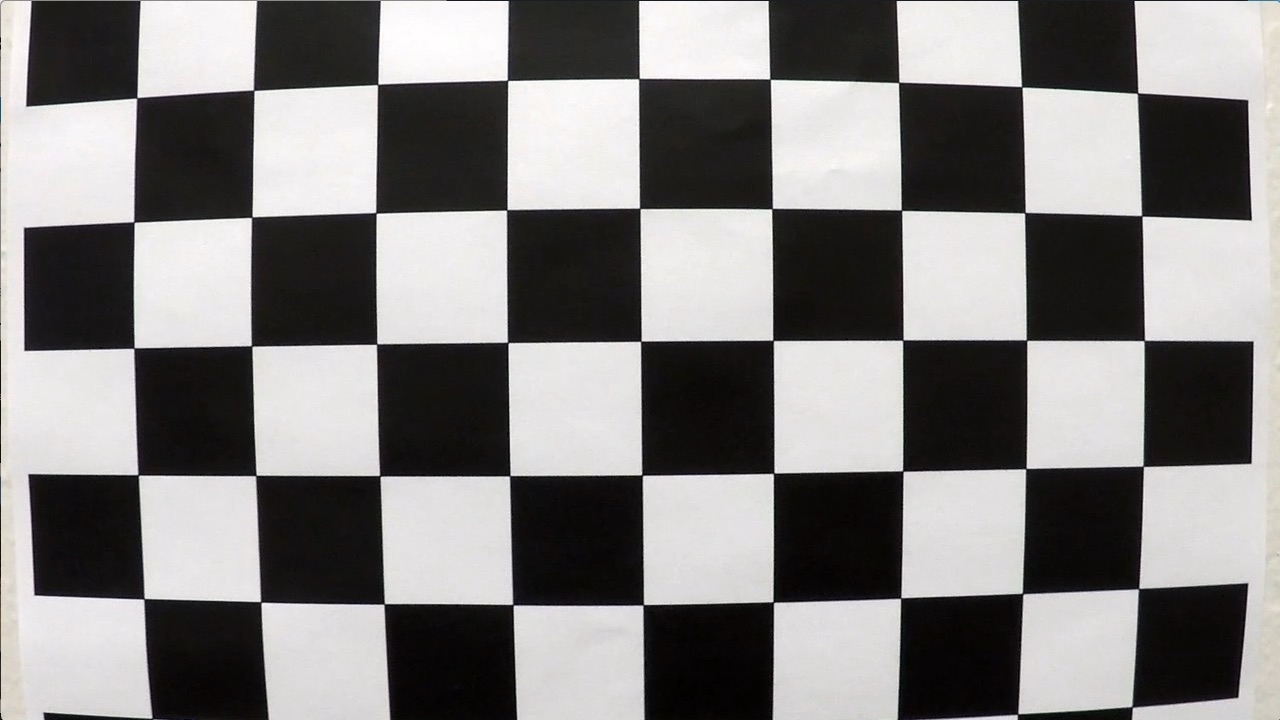
#> input picture camera_cal/calibration1.jpg, 1280 x 720 px; its folder holds 4 pictures in this run
$ python test.py   (older library calls are emulated)
#> lines starting #> are read from the running program, lines starting #| are printed output that depends on the picture; after the words box and inside, x2 and y2 are one past the last pixel; in counts of white or black regions, pixels touching at a corner belong together
import numpy as np
import cv2
import matplotlib.pyplot as plt
import glob

#camera calibration
nx = 9
ny = 6
objpoints, imagepoints = [], []
objp = np.zeros((nx*ny, 3), np.float32)
objp[:,:2] = np.mgrid[0:nx, 0:ny].T.reshape(-1,2)
calibration_images = glob.glob('camera_cal/calibration*')

for i, filename in enumerate(calibration_images):
    img = cv2.imread(filename)
#> img is the input picture: shape (720, 1280, 3); mean B, G, R 127.8, 128.4, 130.1
    gray = cv2.cvtColor(img, cv2.COLOR_BGR2GRAY)
    ret, corners = cv2.findChessboardCorners(gray, (nx, ny), None)
#> ret = False; corners = None
    if ret == True:
        objpoints.append(objp)
        imagepoints.append(corners)
        cv2.drawChessboardCorners(img, (nx, ny), corners, ret)
#> pass 2 of the loop `for i, filename in enumerate(calibration_images):`:
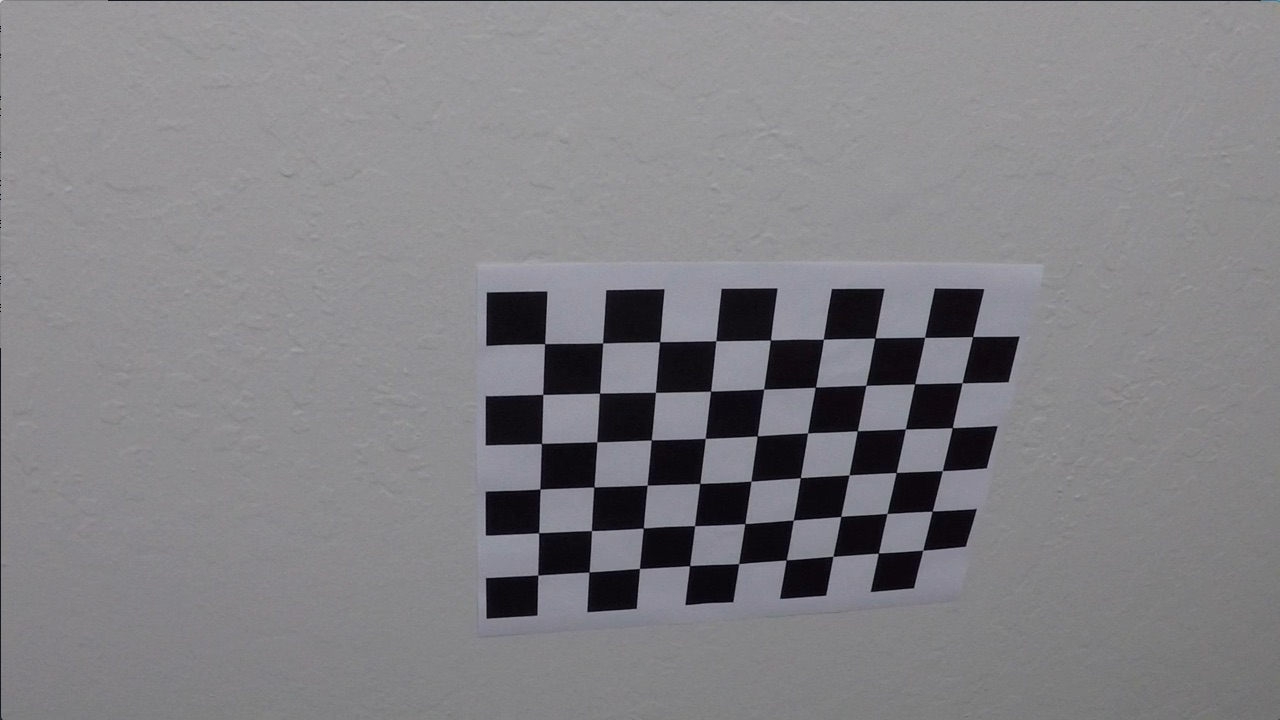
#> input picture camera_cal/calibration10.jpg, 1280 x 720 px
#> img is the input picture: shape (720, 1280, 3); mean B, G, R 133.1, 129.4, 130.2
#> ret = True; corners = 54 rows, first 8: [545.3, 343.1], [602.7, 342.8], [660.1, 341.3], [715.8, 340.7], [770.6, 340], [823.5, 339.2], [874.3, 338.5], [925.1, 337.4]
#> `cv2.drawChessboardCorners(img, (nx, ny), corners, ret)`:
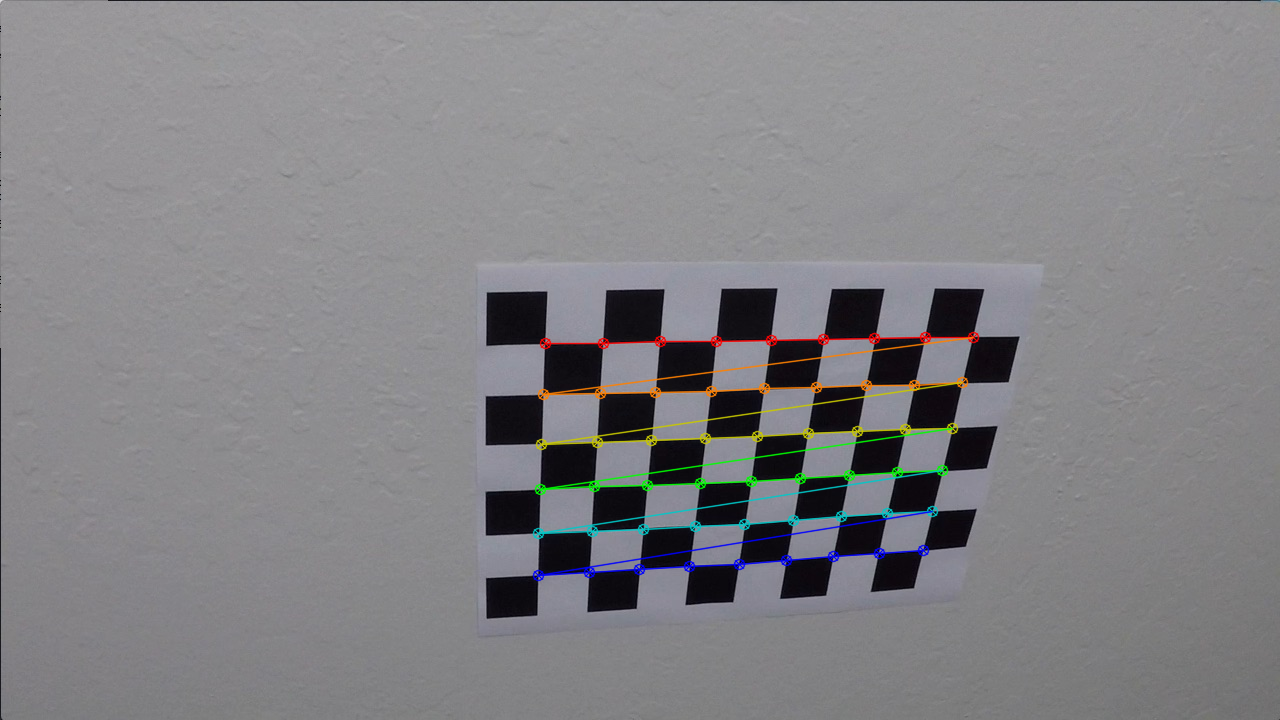
#> img: shape (720, 1280, 3); 1.91% of pixels changed, all inside (x1, y1, x2, y2) = (532, 331, 980, 582)
        #plt.figure()
        #plt.imshow(img)
#plt.show()

test_image = cv2.imread('test_images/straight_lines1.jpg')
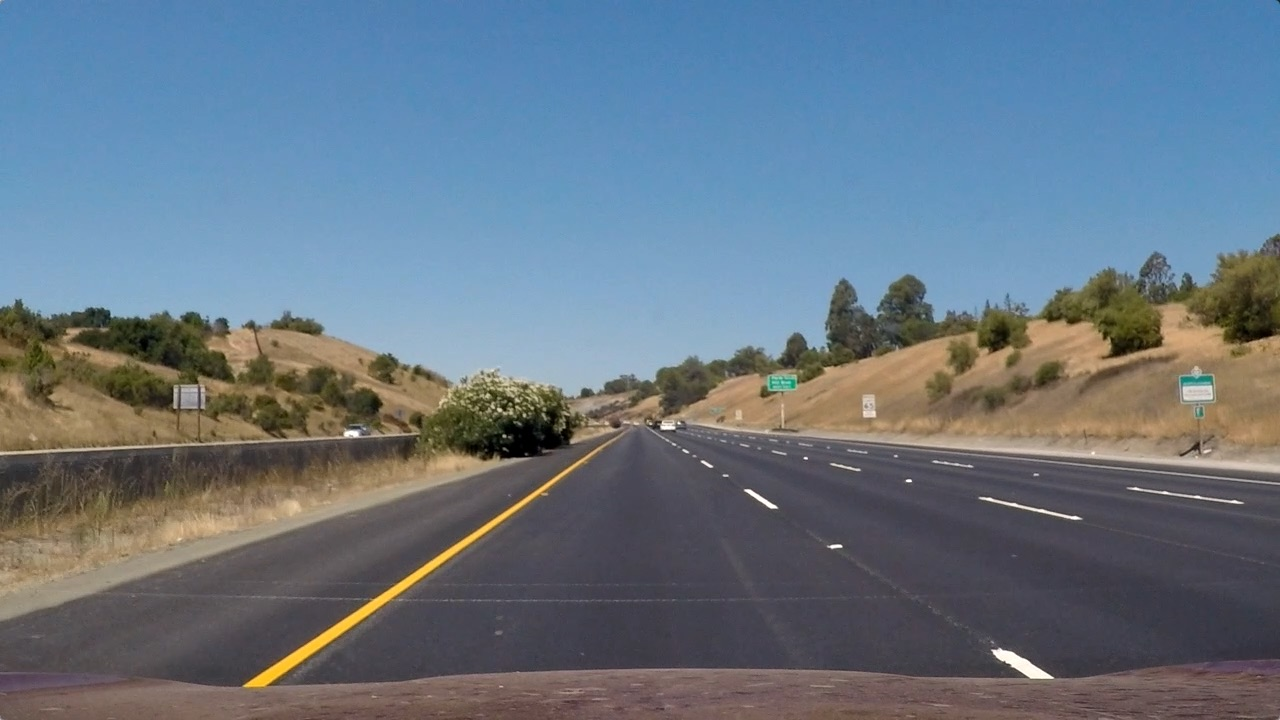
#> input picture test_images/straight_lines1.jpg, 1280 x 720 px
#> test_image is the input picture: shape (720, 1280, 3); mean B, G, R 131.2, 117.7, 103.2
test_images = glob.glob('test_images/*')
ret, mtx, dist, rvecs, tvecs = cv2.calibrateCamera(objpoints, imagepoints, test_image.shape[:2], None, None)
images = []
for i, filename in enumerate(test_images):
    img = cv2.imread(filename)
    dst = cv2.undistort(img, mtx, dist, None, mtx)
    images.append(dst)
    #plt.figure()
    #plt.imshow(dst)
#plt.show()

#useful methods for image processing
# [9 lines left out: functions show_gray, show, not called in this run]

def abs_sobel_thresh(img, orient='x', thresh_min=0, thresh_max=255):
    #gray = cv2.cvtColor(img, cv2.COLOR_RGB2GRAY)
    gray=img
    sobel = cv2.Sobel(gray, cv2.CV_64F, 1, 0) if orient == 'x' else cv2.Sobel(gray, cv2.CV_64F, 0, 1)
    abs_sobel = np.absolute(sobel)
    scaled = np.uint8(255*abs_sobel/np.max(abs_sobel))
    binary = np.zeros_like(scaled)
    binary[(scaled <= thresh_max) & (scaled >= thresh_min)] = 1
    return binary

# [10 lines left out: function mag_thresh, not called in this run]

'''
Direction of the gradient is computed with arctan(sobely/sobelx)
'''
def dir_threshold(img, sobel_kernel=3, thresh=(0, np.pi/2)):
    #gray = cv2.cvtColor(img, cv2.COLOR_RGB2GRAY)
    gray = img
    sobelx = cv2.Sobel(gray, cv2.CV_64F, 1, 0, ksize=sobel_kernel)
    sobely = cv2.Sobel(gray, cv2.CV_64F, 0, 1, ksize=sobel_kernel)
    abs_sobelx = np.absolute(sobelx)
    abs_sobely = np.absolute(sobely)
    direction = np.arctan2(abs_sobely, abs_sobelx)
    binary = np.zeros_like(direction)
    binary[(direction <= thresh[1]) & (direction >= thresh[0])] = 1
    return binary

def s_select_thresh(img, thresh=(0, 255)):
    hls = cv2.cvtColor(img, cv2.COLOR_RGB2HLS)
    s = hls[:,:,2]
    binary_output = np.zeros_like(s)
    binary_output[(s <= thresh[1]) & (s > thresh[0])] = 1
    return binary_output

def s_select(img):
    hls = cv2.cvtColor(img, cv2.COLOR_RGB2HLS)
    s = hls[:,:,2]
    return s

thresholded_images = []
for image in images:
    hls = s_select_thresh(image, (170, 255))
    s = s_select(image)
    sobelx = abs_sobel_thresh(s, 'x', 20, 100)
    #sobely = abs_sobel_thresh(s, 'y', 20, 100)
    #sobelxy = mag_thresh(s, 3, (20, 50))
    dr = dir_threshold(s, 3,(0.7, 1.3))
    combined = np.zeros_like(s)
    combined[((dr == 1) & (sobelx == 1)) | (hls == 1)] = 1
    thresholded_images.append(combined)
#> this loop made 1 pass
#> pass 1, `hls = s_select_thresh(image, (170, 255))`:
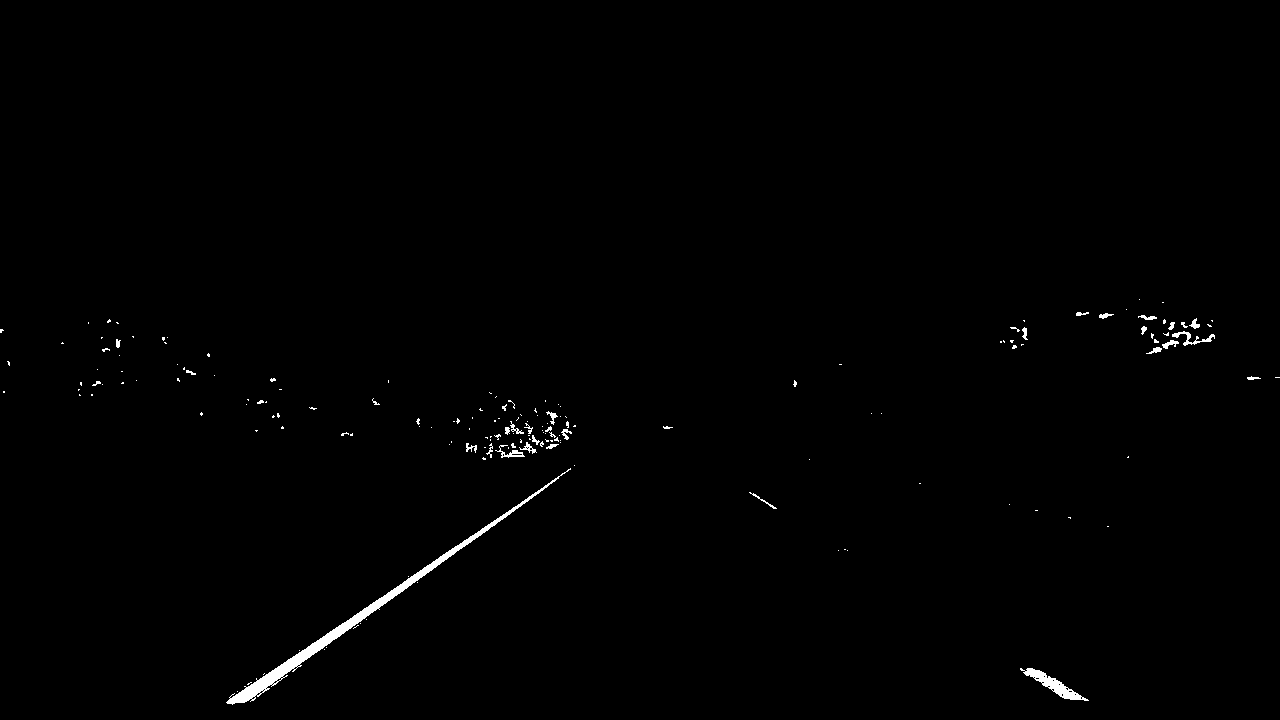
#> hls: shape (720, 1280); values 0 (black) and 1 (white), 0.62% white; 171 white regions (141 under 20 px), largest, box (x1, y1, x2, y2) and area: (226, 468, 571, 705) 2945, (1020, 668, 1089, 701) 618, (1172, 331, 1215, 346) 186
#> pass 1, in abs_sobel_thresh, `sobel = cv2.Sobel(gray, cv2.CV_64F, 1, 0) if orient == 'x' else cv2.So..`:
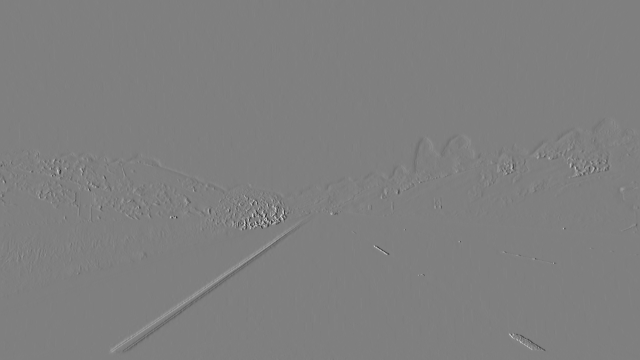
#> sobel: shape (720, 1280) float64 (shown at 1/2 size); min -1020, max 1020, mean -0.1; drawn with min black and max white
    #show_gray([combined])
#plt.show()

#perspective transform
# [10 lines left out: function region_of_interest, not called in this run]

transformed_images = []

for i, image in enumerate(thresholded_images):
    imshape = image.shape
    a = (210,imshape[0]-50)
    b = ((imshape[1]/2)-180, 520)
    c = ((imshape[1]/2)+180, 520)
    d = (imshape[1]-210,imshape[0]-50)
    src = np.array([[a, b, c, d]], dtype=np.float32)
    #selected = region_of_interest(image, src)
    offsetx = 200
    offsety = 50
    dst = np.float32([[offsetx,imshape[0]-offsety],
                      [offsetx,offsety],
                      [imshape[1]-offsetx, offsety],
                      [imshape[1]-offsetx, imshape[0]-offsety]])
    M = cv2.getPerspectiveTransform(src, dst)
    warped = cv2.warpPerspective(image, M, (imshape[1], imshape[0]), flags=cv2.INTER_LINEAR)
    transformed_images.append(warped)
#> this loop made 1 pass
#> pass 1, `warped = cv2.warpPerspective(image, M, (imshape[1], imshape[0]), flags..`:
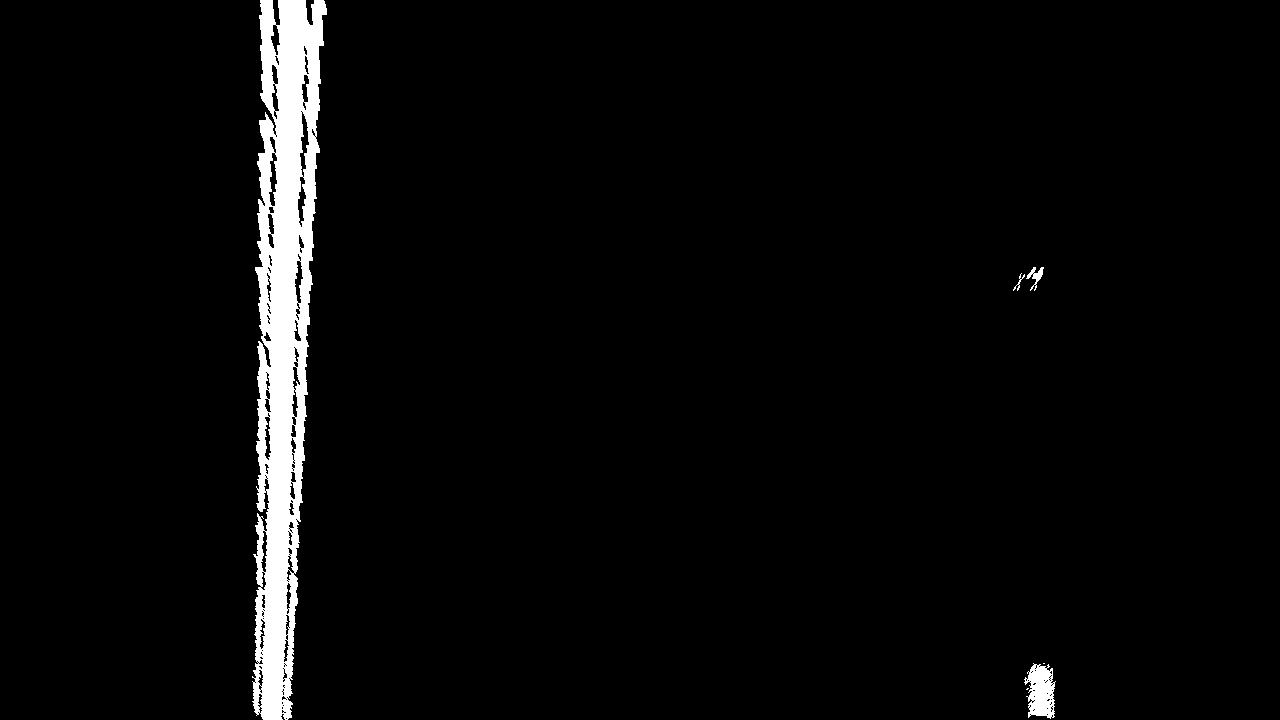
#> warped: shape (720, 1280); values 0 (black) and 1 (white), 3.5% white; 6 white regions (2 under 20 px), largest, box (x1, y1, x2, y2) and area: (252, 0, 327, 720) 30835, (1024, 663, 1056, 719) 1188, (1026, 267, 1044, 291) 157, (1013, 273, 1025, 291) 47
    # [5 lines of commented-out code are left out]

for binary_warped in transformed_images:
    # Assuming you have created a warped binary image called "binary_warped"
    # Take a histogram of the bottom half of the image
    histogram = np.sum(binary_warped[:,:], axis=0)
    # Create an output image to draw on and  visualize the result
    out_img = np.dstack((binary_warped, binary_warped, binary_warped))*255
    # Find the peak of the left and right halves of the histogram
    # These will be the starting point for the left and right lines
    midpoint = np.int(histogram.shape[0]/2)
    leftx_base = np.argmax(histogram[:midpoint])
    rightx_base = np.argmax(histogram[midpoint:]) + midpoint

    # Choose the number of sliding windows
    nwindows = 9
    # Set height of windows
    window_height = np.int(binary_warped.shape[0]/nwindows)
    # Identify the x and y positions of all nonzero pixels in the image
    nonzero = binary_warped.nonzero()
    nonzeroy = np.array(nonzero[0])
    nonzerox = np.array(nonzero[1])
    # Current positions to be updated for each window
    leftx_current = leftx_base
    rightx_current = rightx_base
    # Set the width of the windows +/- margin
    margin = 100
    # Set minimum number of pixels found to recenter window
    minpix = 30
    # Create empty lists to receive left and right lane pixel indices
    left_lane_inds = []
    right_lane_inds = []

    win_xleft_low = leftx_current - margin
    win_xleft_high = leftx_current + margin
    win_xright_low = rightx_current - margin
    win_xright_high = rightx_current + margin

    # Step through the windows one by one
    for window in range(nwindows):
        # Identify window boundaries in x and y (and right and left)
        win_y_low = binary_warped.shape[0] - (window+1)*window_height
        win_y_high = binary_warped.shape[0] - window*window_height

        # Identify the nonzero pixels in x and y within the window
        good_left_inds = ((nonzeroy >= win_y_low) & (nonzeroy < win_y_high) & (nonzerox >= win_xleft_low) & (nonzerox < win_xleft_high)).nonzero()[0]
        good_right_inds = ((nonzeroy >= win_y_low) & (nonzeroy < win_y_high) & (nonzerox >= win_xright_low) & (nonzerox < win_xright_high)).nonzero()[0]
        # Append these indices to the lists
        left_lane_inds.append(good_left_inds)
        right_lane_inds.append(good_right_inds)
        # If you found > minpix pixels, recenter next window on their mean position
        if len(good_left_inds) > minpix:
            leftx_current = np.int(np.mean(nonzerox[good_left_inds]))
        if len(good_right_inds) > minpix:
            rightx_current = np.int(np.mean(nonzerox[good_right_inds]))

        # Draw the windows on the visualization image
        cv2.rectangle(out_img,(win_xleft_low,win_y_low),(win_xleft_high,win_y_high),(0,255,0), 2)
        cv2.rectangle(out_img,(win_xright_low,win_y_low),(win_xright_high,win_y_high),(0,255,0), 2)

        win_xleft_low = leftx_current - margin
        win_xleft_high = leftx_current + margin
        win_xright_low = rightx_current - margin
        win_xright_high = rightx_current + margin

    # Concatenate the arrays of indices
    left_lane_inds = np.concatenate(left_lane_inds)
    right_lane_inds = np.concatenate(right_lane_inds)

    out_img = np.dstack((binary_warped, binary_warped, binary_warped))*255
    window_img = np.zeros_like(out_img)
    # Color in left and right line pixels
    out_img[nonzeroy[left_lane_inds], nonzerox[left_lane_inds]] = [255, 0, 0]
    out_img[nonzeroy[right_lane_inds], nonzerox[right_lane_inds]] = [0, 0, 255]

    # Generate a polygon to illustrate the search window area
    # And recast the x and y points into usable format for cv2.fillPoly()
#> (the run stopped early here; a loop or call above may not have finished)
